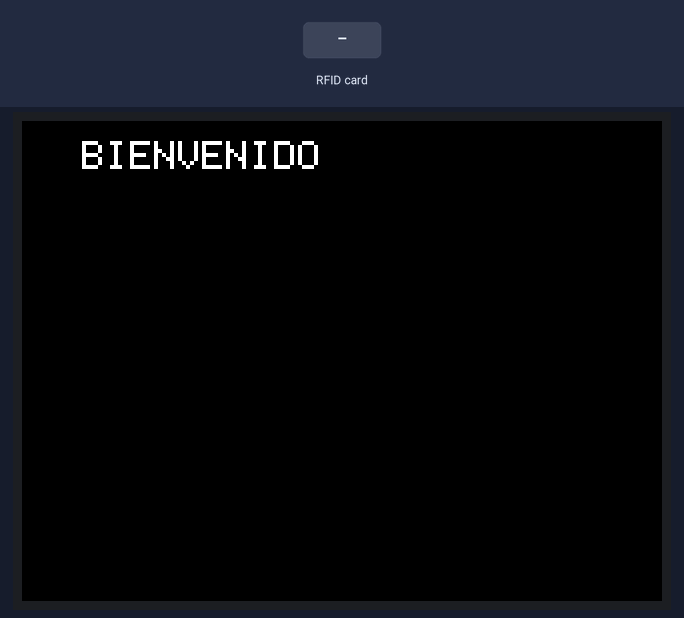
This sketch was run on a simulated ESP32. Parts: 320×240 colour display. The test bench sets the inputs (shaded band). What the sketch prints to the serial monitor is not drawn.

Above: at 1.4 s.
1.5 s: RFID card 8E EC 5F D3 held to the reader
At 2.7 s:
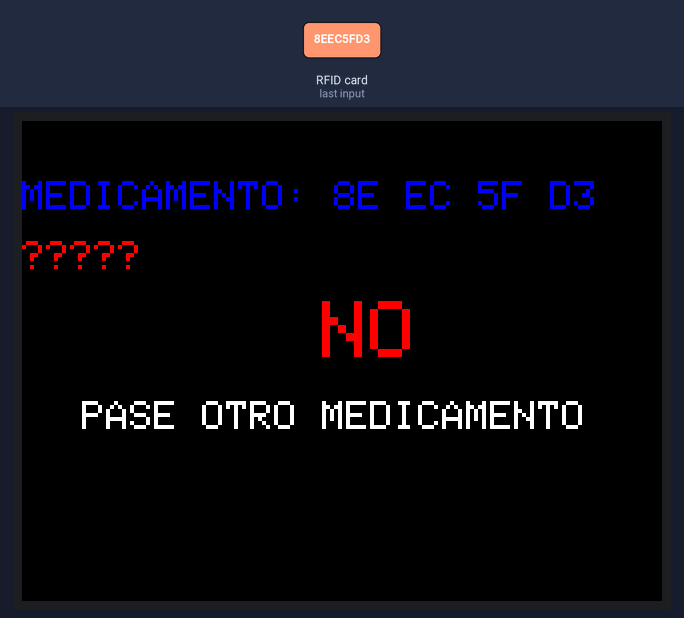
3.0 s: RFID card 71 34 0D 08 held to the reader
At 4.0 s:
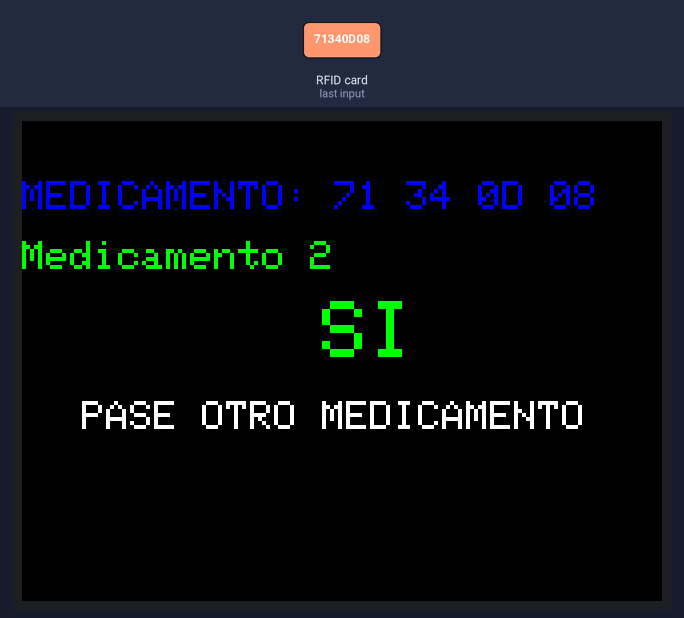
4.6 s: RFID card 5E 7A 19 C4 held to the reader
At 5.3 s:
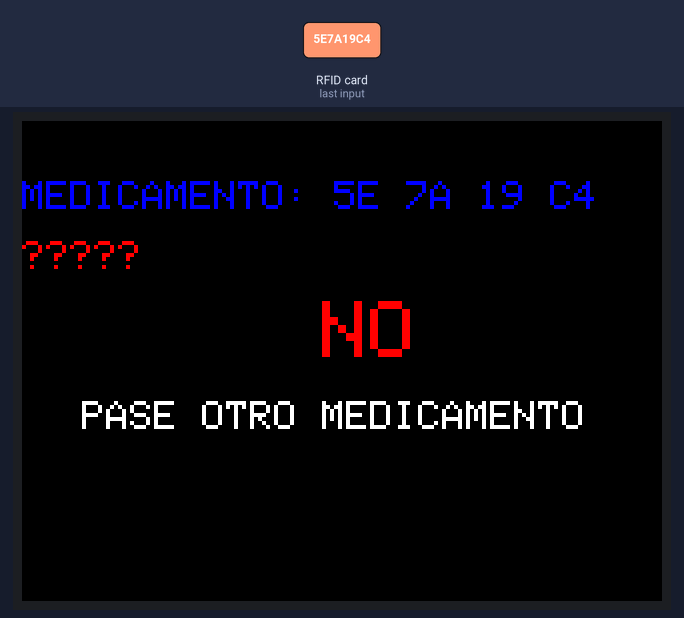
Timing chart, 0 to 7.6 s (numbered marks = the images above; inputs shaded):
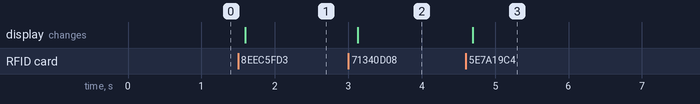

Measured:
- after the input at 1.5 s, the display: changes after 0.09 s (image 1)
- after the input at 3.0 s, the display: changes after 0.13 s (image 2)
- after the input at 4.6 s, the display: changes after 0.10 s (image 3)

The sketch:

rfid_proyecto_lector.ino
```cpp
#define BLANCO 0XFFFF
#define NEGRO 0
#define ROJO 0xF800
#define VERDE 0x07E0
#define AZUL 0x001F
#include <SPI.h>
#include <MFRC522.h>
#include <M5Stack.h>
#define RST_PIN 2 //Pin 9 para el reset del RC522 no es necesario conctarlo
#define SS_PIN 21 //Pin 10 para el SS (SDA) del RC522
MFRC522 mfrc522(SS_PIN, RST_PIN); ///Creamos el objeto para el RC522
MFRC522::StatusCode status; //variable to get card status

void setup() {
  M5.begin();
  M5.Lcd.setTextSize(2);
  Serial.begin(9600); //Iniciamos La comunicacion serial
  SPI.begin(); //Iniciamos el Bus SPI
  mfrc522.PCD_Init(); // Iniciamos el MFRC522
  Serial.println("BIENVENIDO");
  M5.Lcd.setCursor(30, 10);
  M5.Lcd.setTextColor(BLANCO);
  M5.Lcd.println("BIENVENIDO");
}

byte ActualUID[7]; //almacenará el código del Tag leído
byte Medicamento1[7]= {0x04, 0x18, 0xC2, 0x5A, 0x51, 0x59, 0x81} ; //código del usuario 1
byte Medicamento2[7]= {0x04, 0x06, 0xC2, 0x5A, 0x51, 0x59, 0x81} ; //código del usuario 2
byte Medicamento3[4]= {0x8E, 0xEC, 0x5F, 0xD3} ; //código del usuario 2
byte Medicamento4[4]= {0x71, 0x34, 0x0D, 0x08} ; //código del usuario 2

void loop() {
  // Revisamos si hay nuevas tarjetas presentes
  if ( mfrc522.PICC_IsNewCardPresent())
  {
    //Seleccionamos una tarjeta
    if ( mfrc522.PICC_ReadCardSerial())
    {
      // Enviamos serialemente su UID
      Serial.println();
      Serial.print(F("MEDICAMENTO:"));
      M5.Lcd.setCursor(0, 30);
      M5.Lcd.fillScreen(NEGRO);
      M5.Lcd.setTextColor(AZUL);
      M5.Lcd.print(F("MEDICAMENTO:"));

      for (byte i = 0; i < mfrc522.uid.size; i++) {
        Serial.print(mfrc522.uid.uidByte[i] < 0x10 ? " 0" : " ");
        M5.Lcd.print(mfrc522.uid.uidByte[i] < 0x10 ? " 0" : " ");
        Serial.print(mfrc522.uid.uidByte[i], HEX);
        M5.Lcd.print(mfrc522.uid.uidByte[i], HEX);
        ActualUID[i]=mfrc522.uid.uidByte[i];
      }

      Serial.print(" ");
      M5.Lcd.print(" ");
      //comparamos los UID para determinar si es uno de nuestros usuarios

      if(compareArray(ActualUID,Medicamento1,7))
      {
        Serial.println("Medicamento 1");
        M5.Lcd.setCursor(0, 60);
        M5.Lcd.setTextColor(VERDE);
        M5.Lcd.println("Medicamento 1");
        lectura_datos();
        si();
      }else if(compareArray(ActualUID,Medicamento2,7))
      {
        Serial.println("Medicamento 2");
        M5.Lcd.setCursor(0, 60);
        M5.Lcd.setTextColor(VERDE);
        M5.Lcd.println("Medicamento 2");
        lectura_datos();
        si();
      }else if(compareArray(ActualUID,Medicamento4,4))
      {
        Serial.println("Medicamento 2");
        M5.Lcd.setCursor(0, 60);
        M5.Lcd.setTextColor(VERDE);
        M5.Lcd.println("Medicamento 2");
        lectura_datos();
        si();
      }else
      {
        Serial.println("?????");
        M5.Lcd.setCursor(0, 60);
        M5.Lcd.setTextColor(ROJO);
        M5.Lcd.println("?????");
        no();
      }

      // Terminamos la lectura de la tarjeta tarjeta actual
      mfrc522.PICC_HaltA();
      M5.Lcd.setCursor(30, 140);
      M5.Lcd.setTextColor(BLANCO);
      M5.Lcd.println("PASE OTRO MEDICAMENTO");
    }
  }
}

//Función para comparar dos vectores
boolean compareArray(byte array1[],byte array2[], int n_byte)
{
  for (int i=0; i<n_byte; i++)
  {
    if(array1[i] != array2[i])return(false);
  }

  return(true);
}

void si ()
{
  M5.Lcd.setTextSize(4);
  M5.Lcd.setCursor(150, 90);
  M5.Lcd.setTextColor(VERDE);
  M5.Lcd.println("SI");
  M5.Lcd.setTextSize(2);
}

void no ()
{
  M5.Lcd.setTextSize(4);
  M5.Lcd.setCursor(150, 90);
  M5.Lcd.setTextColor(ROJO);
  M5.Lcd.println("NO");
  M5.Lcd.setTextSize(2);
}

void lectura_datos()
{
  byte buffer_1[18]; //buffer intermedio para leer 16 bytes
  byte buffer[66]; //data transfer buffer (64+2 bytes data+CRC)
  byte tam = sizeof(buffer);
  byte tam1= sizeof(buffer_1);
  uint8_t pageAddr = 0x06; //In this example we will write/read 64 bytes (page 6,7,8 hasta la 21).
  //Ultraligth mem = 16 pages. 4 bytes per page.
  //Pages 0 to 4 are for special functions.
  // Read data ***************************************************
  //En esta función los datos se leen de 16 bytes en 16 y se almacenan en buffer_1 (de 16+2 bytes)
  //para despues transferirlos a buffer que tiene un tamaño mayor
  //Serial.println(F("Reading data ... "));
  for (int i=0; i<(tam-2)/16; i++)
    {
    //data in 4 block is readed at once 4 bloques de 4 bytes total 16 bytes en cada lectura.
    status = (MFRC522::StatusCode) mfrc522.MIFARE_Read(pageAddr+i*4, buffer_1, &tam1);
    // if (status != MFRC522::STATUS_OK) {
    // Serial.print(F("MIFARE_Read() failed: "));
    // Serial.println(mfrc522.GetStatusCodeName(status));
    // return;
    // }
    //copio los datos leidos en buffer_1 a la posición correspondiente del buffer
    for (int j=0; j<16; j++)
    {
      buffer[j+i*16]=buffer_1[j];
    }
  }

  //Presentacion de los datos ledidos por el puerto serie y por el M5Stack
  Serial.print(F("Readed data: "));
  //Dump a byte array to Serial
  for (byte i = 0; i < (tam-2); i++) {
    Serial.write(buffer[i]);
  }

  M5.Lcd.setTextSize(2);
  M5.Lcd.setCursor(0, 160);
  M5.Lcd.setTextColor(VERDE);
  for (byte i = 0; i < (tam-2); i++) {
    M5.Lcd.print((char)buffer[i]);
  }
}
```
